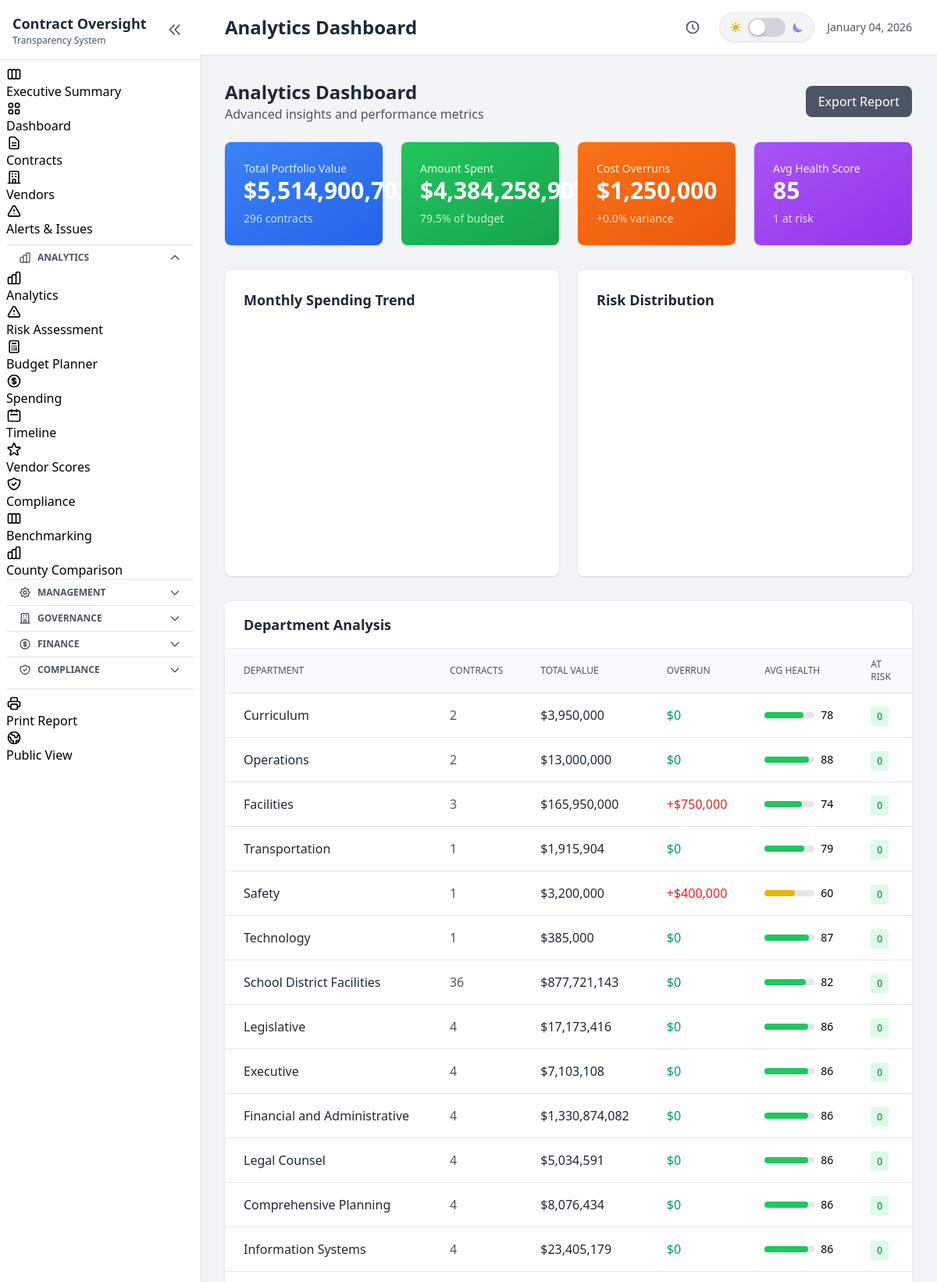
The app's page /analytics (upper part) with its own data.
### tables this page shows
CREATE TABLE contracts (
                contract_id TEXT PRIMARY KEY,
                contract_number TEXT,
                title TEXT NOT NULL,
                description TEXT,
                contract_type TEXT,
                department TEXT,
                fiscal_year TEXT,
                vendor_id TEXT,
                vendor_name TEXT,

                -- Financials
                original_amount REAL DEFAULT 0,
                current_amount REAL DEFAULT 0,
                total_paid REAL DEFAULT 0,
                remaining_balance REAL DEFAULT 0,

                -- Dates
                solicitation_date TEXT,
                award_date TEXT,
                start_date TEXT,
                original_end_date TEXT,
                current_end_date TEXT,
                actual_end_date TEXT,

                -- Status tracking
                status TEXT DEFAULT 'Draft',
                phase TEXT DEFAULT 'Planning',
                percent_complete REAL DEFAULT 0,

                -- Scoring
                performance_score REAL DEFAULT 50,
                cost_variance_score REAL DEFAULT 50,
                schedule_variance_score REAL DEFAULT 50,
                compliance_score REAL DEFAULT 50,
                overall_health_score REAL DEFAULT 50,
                risk_level TEXT DEFAULT 'Medium',

                -- Procurement info
                procurement_method TEXT,
                bid_count INTEGER DEFAULT 0,
                justification TEXT,

                -- Board/Council info
                board_approval_date TEXT,
                board_resolution TEXT,
                council_district TEXT,
                school_zone TEXT,

                -- Location
                project_location TEXT,
                latitude REAL,
                longitude REAL,

                -- Flags
                has_change_orders INTEGER DEFAULT 0,
                change_order_count INTEGER DEFAULT 0,
                total_change_order_amount REAL DEFAULT 0,
                is_emergency INTEGER DEFAULT 0,
                is_sole_source INTEGER DEFAULT 0,
                requires_insurance INTEGER DEFAULT 1,
                insurance_verified INTEGER DEFAULT 0,
                requires_bond INTEGER DEFAULT 0,
                bond_verified INTEGER DEFAULT 0,

                notes TEXT,
                created_at TEXT DEFAULT CURRENT_TIMESTAMP,
                updated_at TEXT DEFAULT CURRENT_TIMESTAMP,
                created_by TEXT,
                is_deleted INTEGER DEFAULT 0,

                FOREIGN KEY (vendor_id) REFERENCES vendors(vendor_id)
            );

### web/app.py (the view)
@app.route('/analytics')
def analytics_dashboard():
    global current_contracts, current_vendors
    if current_contracts is None:
        load_data()
    df = current_contracts
    today = datetime.now()
    monthly_data = []
    for i in range(11, -1, -1):
        month_start = (today.replace(day=1) - timedelta(days=30*i)).replace(day=1)
        month_name = month_start.strftime('%b %Y')
        monthly_data.append({
            'month': month_name,
            'spending': float(df['total_paid'].sum() / 12 * (1 + np.random.uniform(-0.2, 0.2)))
        })
    dept_analysis = []
    if 'department' in df.columns:
        for dept in df['department'].unique():
            dept_df = df[df['department'] == dept]
            dept_analysis.append({
                'department': dept,
                'contract_count': len(dept_df),
                'total_value': float(dept_df['current_amount'].sum()),
                'avg_health': float(dept_df['overall_health_score'].mean()) if 'overall_health_score' in dept_df.columns else 50,
                'overrun_amount': float((dept_df['current_amount'] - dept_df['original_amount']).sum()),
                'at_risk_count': len(dept_df[dept_df['overall_health_score'] < 50]) if 'overall_health_score' in dept_df.columns else 0
            })
    vendor_rankings = []
    if current_vendors is not None:
        for _, vendor in current_vendors.iterrows():
            contracts = db.get_vendor_contracts(vendor['vendor_id'])
            if contracts:
                metrics = vendor_scorer.get_vendor_metrics(vendor.to_dict(), contracts)
                vendor_rankings.append({
                    'vendor_id': vendor['vendor_id'],
                    'name': vendor.get('vendor_name', vendor.get('name', 'Unknown')),
                    'contract_count': len(contracts),
                    'total_value': sum(c.get('current_amount', 0) or 0 for c in contracts),
                    'performance_score': metrics.get('performance_score', 50),
                    'on_time_pct': metrics.get('on_time_pct', 0),
                    'budget_adherence': metrics.get('budget_adherence', 0)
                })
        vendor_rankings.sort(key=lambda x: x['performance_score'], reverse=True)
    risk_distribution = {
        'Critical': len(df[df['overall_health_score'] < 30]) if 'overall_health_score' in df.columns else 0,
        'High': len(df[(df['overall_health_score'] >= 30) & (df['overall_health_score'] < 50)]) if 'overall_health_score' in df.columns else 0,
        'Medium': len(df[(df['overall_health_score'] >= 50) & (df['overall_health_score'] < 70)]) if 'overall_health_score' in df.columns else 0,
        'Low': len(df[df['overall_health_score'] >= 70]) if 'overall_health_score' in df.columns else 0
    }
    type_analysis = []
    if 'contract_type' in df.columns:
        for ctype in df['contract_type'].unique():
            type_df = df[df['contract_type'] == ctype]
            type_analysis.append({
                'type': ctype,
                'count': len(type_df),
                'total_value': float(type_df['current_amount'].sum()),
                'avg_overrun': float(((type_df['current_amount'] - type_df['original_amount']) / type_df['original_amount'] * 100).mean())
            })
    total_budget = float(df['current_amount'].sum())
    total_paid = float(df['total_paid'].sum())
    avg_monthly_burn = total_paid / 6  # Assume 6 months of data
    months_remaining = (total_budget - total_paid) / avg_monthly_burn if avg_monthly_burn > 0 else 0
    forecast = {
        'total_budget': total_budget,
        'spent_to_date': total_paid,
        'remaining': total_budget - total_paid,
        'avg_monthly_burn': avg_monthly_burn,
        'projected_completion_months': months_remaining,
        'burn_rate_pct': (total_paid / total_budget * 100) if total_budget > 0 else 0
    }
    return render_template('analytics.html',
                          monthly_data=monthly_data,
                          dept_analysis=dept_analysis,
                          vendor_rankings=vendor_rankings[:10],
                          risk_distribution=risk_distribution,
                          type_analysis=type_analysis,
                          forecast=forecast,
                          summary=get_portfolio_summary(df),
                          title='Analytics Dashboard')

### src/database.py (called while the page is built)
    def _get_connection(self):
        conn = sqlite3.connect(str(self.db_path))
        conn.row_factory = sqlite3.Row
        return conn

    def get_vendor_contracts(self, vendor_id: str) -> List[Dict]:
        conn = self._get_connection()
        cursor = conn.cursor()
        cursor.execute("""
            SELECT * FROM contracts
            WHERE vendor_id = ? AND is_deleted = 0
            ORDER BY start_date DESC
        """, (vendor_id,))
        rows = cursor.fetchall()
        conn.close()
        return [dict(row) for row in rows]

### web/app.py (called while the page is built)
@app.context_processor
def inject_globals():
    return {
        'now': datetime.now
    }

### web/templates/analytics.html (shortened to what this page needs)
{% extends "base.html" %}
{% block content %}
<div class="flex items-center justify-between mb-6">
    <div>
        <h1 class="text-2xl font-bold text-gray-800 dark:text-white">Analytics Dashboard</h1>
        <p class="text-gray-500 dark:text-gray-400">Advanced insights and performance metrics</p>
    </div>
    <div class="flex space-x-3">
        <button onclick="exportAnalytics()" class="px-4 py-2 bg-gray-600 text-white rounded-lg hover:bg-gray-700">
            Export Report
        </button>
    </div>
</div>
<div class="grid grid-cols-1 md:grid-cols-4 gap-6 mb-8">
    <div class="bg-gradient-to-br from-blue-500 to-blue-600 rounded-lg shadow p-6 text-white">
        <p class="text-blue-100 text-sm">Total Portfolio Value</p>
        <p class="text-3xl font-bold">${{ '{:,.0f}'.format(summary.total_value) }}</p>
        <p class="text-blue-200 text-sm mt-2">{{ summary.total_contracts }} contracts</p>
    </div>
    <div class="bg-gradient-to-br from-green-500 to-green-600 rounded-lg shadow p-6 text-white">
        <p class="text-green-100 text-sm">Amount Spent</p>
        <p class="text-3xl font-bold">${{ '{:,.0f}'.format(summary.total_paid) }}</p>
        <p class="text-green-200 text-sm mt-2">{{ '{:.1f}'.format(forecast.burn_rate_pct) }}% of budget</p>
    </div>
    <div class="bg-gradient-to-br from-orange-500 to-orange-600 rounded-lg shadow p-6 text-white">
        <p class="text-orange-100 text-sm">Cost Overruns</p>
        <p class="text-3xl font-bold">${{ '{:,.0f}'.format(summary.total_overrun) }}</p>
        <p class="text-orange-200 text-sm mt-2">+{{ '{:.1f}'.format(summary.overrun_pct) }}% variance</p>
    </div>
    <div class="bg-gradient-to-br from-purple-500 to-purple-600 rounded-lg shadow p-6 text-white">
        <p class="text-purple-100 text-sm">Avg Health Score</p>
        <p class="text-3xl font-bold">{{ summary.avg_health_score|int }}</p>
        <p class="text-purple-200 text-sm mt-2">{{ summary.at_risk_count }} at risk</p>
    </div>
</div>
<div class="grid grid-cols-1 lg:grid-cols-2 gap-6 mb-8">
    <div class="bg-white dark:bg-gray-800 rounded-lg shadow p-6">
        <h3 class="text-lg font-semibold text-gray-800 dark:text-white mb-4">Monthly Spending Trend</h3>
        <div id="trendChart" style="height: 300px;"></div>
    </div>
    <div class="bg-white dark:bg-gray-800 rounded-lg shadow p-6">
        <h3 class="text-lg font-semibold text-gray-800 dark:text-white mb-4">Risk Distribution</h3>
        <div id="riskChart" style="height: 300px;"></div>
    </div>
</div>
<div class="bg-white dark:bg-gray-800 rounded-lg shadow mb-8">
    <div class="px-6 py-4 border-b dark:border-gray-700">
        <h3 class="text-lg font-semibold text-gray-800 dark:text-white">Department Analysis</h3>
    </div>
    <div class="overflow-x-auto">
        <table class="min-w-full divide-y divide-gray-200 dark:divide-gray-700">
            <thead class="bg-gray-50 dark:bg-gray-700">
                <tr>
                    <th class="px-6 py-3 text-left text-xs font-medium text-gray-500 dark:text-gray-300 uppercase">Department</th>
                    <th class="px-6 py-3 text-left text-xs font-medium text-gray-500 dark:text-gray-300 uppercase">Contracts</th>
                    <th class="px-6 py-3 text-left text-xs font-medium text-gray-500 dark:text-gray-300 uppercase">Total Value</th>
                    <th class="px-6 py-3 text-left text-xs font-medium text-gray-500 dark:text-gray-300 uppercase">Overrun</th>
                    <th class="px-6 py-3 text-left text-xs font-medium text-gray-500 dark:text-gray-300 uppercase">Avg Health</th>
                    <th class="px-6 py-3 text-left text-xs font-medium text-gray-500 dark:text-gray-300 uppercase">At Risk</th>
                </tr>
            </thead>
            <tbody class="divide-y divide-gray-200 dark:divide-gray-700">
                {% for dept in dept_analysis %}
                <tr class="hover:bg-gray-50 dark:hover:bg-gray-700">
                    <td class="px-6 py-4 font-medium text-gray-800 dark:text-white">{{ dept.department }}</td>
                    <td class="px-6 py-4 text-gray-600 dark:text-gray-300">{{ dept.contract_count }}</td>
                    <td class="px-6 py-4 text-gray-800 dark:text-white font-medium">${{ '{:,.0f}'.format(dept.total_value) }}</td>
                    <td class="px-6 py-4 {% if dept.overrun_amount > 0 %}text-red-600{% else %}text-green-600{% endif %} font-medium">
                        {% if dept.overrun_amount > 0 %}+{% endif %}${{ '{:,.0f}'.format(dept.overrun_amount) }}
                    </td>
                    <td class="px-6 py-4">
                        <div class="flex items-center">
                            <div class="w-16 bg-gray-200 dark:bg-gray-600 rounded-full h-2 mr-2">
                                <div class="h-2 rounded-full
                                    {% if dept.avg_health < 50 %}bg-red-500
                                    {% elif dept.avg_health < 70 %}bg-yellow-500
                                    {% else %}bg-green-500{% endif %}"
                                    style="width: {{ dept.avg_health }}%"></div>
                            </div>
                            <span class="text-sm">{{ dept.avg_health|int }}</span>
                        </div>
                    </td>
                    <td class="px-6 py-4">
                        <span class="px-2 py-1 text-xs font-medium rounded
                            {% if dept.at_risk_count > 0 %}bg-red-100 text-red-800{% else %}bg-green-100 text-green-800{% endif %}">
                            {{ dept.at_risk_count }}
                        </span>
                    </td>
                </tr>
                {% endfor %}
            </tbody>
        </table>
    </div>
</div>
{% endblock %}

### web/templates/base.html (style rules this page uses)
.text-gray-500 { color: #4b5563 !important; }
::placeholder { color: #6b7280 !important; opacity: 1; }
.text-green-600 { color: #059669 !important; }

### records on screen
contracts: department "Curriculum", contract_count "2", total_value "3,950,000", overrun_amount "0", {{ dept.avg_health }} 78.2 (drawn), avg_health "78", at_risk_count "0"
contracts: department "Operations", contract_count "2", total_value "13,000,000", overrun_amount "0", {{ dept.avg_health }} 88.1 (drawn), avg_health "88", at_risk_count "0"
contracts: department "Facilities", contract_count "3", total_value "165,950,000", overrun_amount "750,000", {{ dept.avg_health }} 74.96666666666667 (drawn), avg_health "74", at_risk_count "0"
contracts: department "Transportation", contract_count "1", total_value "1,915,904", overrun_amount "0", {{ dept.avg_health }} 79.5 (drawn), avg_health "79", at_risk_count "0"
contracts: department "Safety", contract_count "1", total_value "3,200,000", overrun_amount "400,000", {{ dept.avg_health }} 60.8 (drawn), avg_health "60", at_risk_count "0"
contracts: department "Technology", contract_count "1", total_value "385,000", overrun_amount "0", {{ dept.avg_health }} 87.9 (drawn), avg_health "87", at_risk_count "0"
contracts: department "School District Facilities", contract_count "36", total_value "877,721,143", overrun_amount "0", {{ dept.avg_health }} 82.35000000000001 (drawn), avg_health "82", at_risk_count "0"
contracts: department "Legislative", contract_count "4", total_value "17,173,416", overrun_amount "0", {{ dept.avg_health }} 86.75 (drawn), avg_health "86", at_risk_count "0"
contracts: department "Executive", contract_count "4", total_value "7,103,108", overrun_amount "0", {{ dept.avg_health }} 86.75 (drawn), avg_health "86", at_risk_count "0"
contracts: department "Financial and Administrative", contract_count "4", total_value "1,330,874,082", overrun_amount "0", {{ dept.avg_health }} 86.75 (drawn), avg_health "86", at_risk_count "0"
contracts: department "Legal Counsel", contract_count "4", total_value "5,034,591", overrun_amount "0", {{ dept.avg_health }} 86.75 (drawn), avg_health "86", at_risk_count "0"
contracts: department "Comprehensive Planning", contract_count "4", total_value "8,076,434", overrun_amount "0", {{ dept.avg_health }} 86.75 (drawn), avg_health "86", at_risk_count "0"
contracts: department "Information Systems", contract_count "4", total_value "23,405,179", overrun_amount "0", {{ dept.avg_health }} 86.75 (drawn), avg_health "86", at_risk_count "0"

### other values on screen
{{ title }} "Analytics Dashboard"
{{ '{:,.0f}'.format(summary.total_value) }} "5,514,900,702"
{{ summary.total_contracts }} "296"
{{ '{:,.0f}'.format(summary.total_paid) }} "4,384,258,907"
{{ '{:.1f}'.format(forecast.burn_rate_pct) }} "79.5"
{{ '{:,.0f}'.format(summary.total_overrun) }} "1,250,000"
{{ '{:.1f}'.format(summary.overrun_pct) }} "0.0"
{{ summary.avg_health_score|int }} "85"
{{ summary.at_risk_count }} "1"
